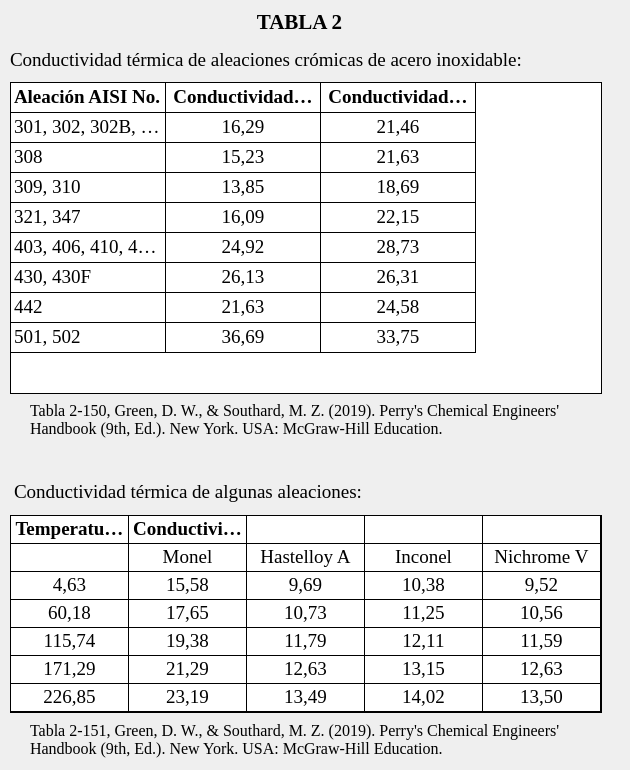
    <widget class="QWidget" name="main_widget" native="true">
     <property name="geometry">
      <rect>
       <x>0</x>
       <y>0</y>
       <width>630</width>
       <height>770</height>
      </rect>
     </property>
     <widget class="QTableWidget" name="table2_widget_0">
      <property name="geometry">
       <rect>
        <x>10</x>
        <y>82</y>
        <width>592</width>
        <height>312</height>
       </rect>
      </property>
      <property name="maximumSize">
       <size>
        <width>16777215</width>
        <height>16777215</height>
       </size>
      </property>
      <property name="font">
       <font>
        <family>Times New Roman</family>
        <pointsize>14</pointsize>
       </font>
      </property>
      <property name="styleSheet">
       <string notr="true">border:1px solid black;
gridline-color: black;</string>
      </property>
      <property name="editTriggers">
       <set>QAbstractItemView::NoEditTriggers</set>
      </property>
      <property name="showGrid">
       <bool>true</bool>
      </property>
      <property name="gridStyle">
       <enum>Qt::SolidLine</enum>
      </property>
      <property name="cornerButtonEnabled">
       <bool>true</bool>
      </property>
      <property name="rowCount">
       <number>9</number>
      </property>
      <property name="columnCount">
       <number>3</number>
      </property>
      <attribute name="horizontalHeaderVisible">
       <bool>false</bool>
      </attribute>
      <attribute name="horizontalHeaderDefaultSectionSize">
       <number>155</number>
      </attribute>
      <attribute name="horizontalHeaderStretchLastSection">
       <bool>false</bool>
      </attribute>
      <attribute name="verticalHeaderVisible">
       <bool>false</bool>
      </attribute>
      <attribute name="verticalHeaderCascadingSectionResizes">
       <bool>false</bool>
      </attribute>
      <attribute name="verticalHeaderDefaultSectionSize">
       <number>30</number>
      </attribute>
      <attribute name="verticalHeaderStretchLastSection">
       <bool>false</bool>
      </attribute>
      <row/>
      <row/>
      <row/>
      <row/>
      <row/>
      <row/>
      <row/>
      <row/>
      <row/>
      <column/>
      <column/>
      <column/>
      <item row="0" column="0">
       <property name="text">
        <string>Aleación AISI No.</string>
       </property>
       <property name="font">
        <font>
         <family>Times New Roman</family>
         <pointsize>14</pointsize>
         <weight>75</weight>
         <bold>true</bold>
        </font>
       </property>
      </item>
      <item row="0" column="1">
       <property name="text">
        <string>Conductividad
térmica (W/m.K)
100 ºC</string>
       </property>
       <property name="font">
        <font>
         <family>Times New Roman</family>
         <pointsize>14</pointsize>
         <weight>75</weight>
         <bold>true</bold>
        </font>
       </property>
       <property name="textAlignment">
        <set>AlignCenter</set>
       </property>
      </item>
      <item row="0" column="2">
       <property name="text">
        <string>Conductividad
térmica (W/m.K)
500 ºC</string>
       </property>
       <property name="font">
        <font>
         <family>Times New Roman</family>
         <pointsize>14</pointsize>
         <weight>75</weight>
         <bold>true</bold>
        </font>
       </property>
       <property name="textAlignment">
        <set>AlignCenter</set>
       </property>
      </item>
      <item row="1" column="0">
       <property name="text">
        <string>301, 302, 302B, 303, 304, 316</string>
       </property>
       <property name="font">
        <font>
         <family>Times New Roman</family>
         <pointsize>14</pointsize>
        </font>
       </property>
      </item>
      <item row="1" column="1">
       <property name="text">
        <string>16,29</string>
       </property>
       <property name="font">
        <font>
         <family>Times New Roman</family>
         <pointsize>14</pointsize>
        </font>
       </property>
       <property name="textAlignment">
        <set>AlignCenter</set>
       </property>
      </item>
      <item row="1" column="2">
       <property name="text">
        <string>21,46</string>
       </property>
       <property name="textAlignment">
        <set>AlignCenter</set>
       </property>
      </item>
      <item row="2" column="0">
       <property name="text">
        <string>308</string>
       </property>
       <property name="font">
        <font>
         <family>Times New Roman</family>
         <pointsize>14</pointsize>
        </font>
       </property>
      </item>
      <item row="2" column="1">
       <property name="text">
        <string>15,23</string>
       </property>
       <property name="font">
        <font>
         <family>Times New Roman</family>
         <pointsize>14</pointsize>
        </font>
       </property>
       <property name="textAlignment">
        <set>AlignCenter</set>
       </property>
      </item>
      <item row="2" column="2">
       <property name="text">
        <string>21,63</string>
       </property>
       <property name="textAlignment">
        <set>AlignCenter</set>
       </property>
      </item>
      <item row="3" column="0">
       <property name="text">
        <string>309, 310</string>
       </property>
       <property name="font">
        <font>
         <family>Times New Roman</family>
         <pointsize>14</pointsize>
        </font>
       </property>
      </item>
      <item row="3" column="1">
       <property name="text">
        <string>13,85</string>
       </property>
       <property name="font">
        <font>
         <family>Times New Roman</family>
         <pointsize>14</pointsize>
        </font>
       </property>
       <property name="textAlignment">
        <set>AlignCenter</set>
       </property>
      </item>
      <item row="3" column="2">
       <property name="text">
        <string>18,69</string>
       </property>
       <property name="textAlignment">
        <set>AlignCenter</set>
       </property>
      </item>
      <item row="4" column="0">
       <property name="text">
        <string>321, 347</string>
       </property>
       <property name="font">
        <font>
         <family>Times New Roman</family>
         <pointsize>14</pointsize>
        </font>
       </property>
      </item>
      <item row="4" column="1">
       <property name="text">
        <string>16,09</string>
       </property>
       <property name="font">
        <font>
         <family>Times New Roman</family>
         <pointsize>14</pointsize>
        </font>
       </property>
       <property name="textAlignment">
        <set>AlignCenter</set>
       </property>
      </item>
      <item row="4" column="2">
       <property name="text">
        <string>22,15</string>
       </property>
       <property name="textAlignment">
        <set>AlignCenter</set>
       </property>
      </item>
      <item row="5" column="0">
       <property name="text">
        <string>403, 406, 410, 414, 416</string>
       </property>
       <property name="font">
        <font>
         <family>Times New Roman</family>
         <pointsize>14</pointsize>
        </font>
       </property>
      </item>
      <item row="5" column="1">
       <property name="text">
        <string>24,92</string>
       </property>
       <property name="font">
        <font>
         <family>Times New Roman</family>
         <pointsize>14</pointsize>
        </font>
       </property>
       <property name="textAlignment">
        <set>AlignCenter</set>
       </property>
      </item>
      <item row="5" column="2">
       <property name="text">
        <string>28,73</string>
       </property>
       <property name="textAlignment">
        <set>AlignCenter</set>
       </property>
      </item>
      <item row="6" column="0">
       <property name="text">
        <string>430, 430F</string>
       </property>
       <property name="font">
        <font>
         <family>Times New Roman</family>
         <pointsize>14</pointsize>
        </font>
       </property>
      </item>
      <item row="6" column="1">
       <property name="text">
        <string>26,13</string>
       </property>
       <property name="font">
        <font>
         <family>Times New Roman</family>
         <pointsize>14</pointsize>
        </font>
       </property>
       <property name="textAlignment">
        <set>AlignCenter</set>
       </property>
      </item>
      <item row="6" column="2">
       <property name="text">
        <string>26,31</string>
       </property>
       <property name="textAlignment">
        <set>AlignCenter</set>
       </property>
      </item>
      <item row="7" column="0">
       <property name="text">
        <string>442</string>
       </property>
       <property name="font">
        <font>
         <family>Times New Roman</family>
         <pointsize>14</pointsize>
        </font>
       </property>
      </item>
      <item row="7" column="1">
       <property name="text">
        <string>21,63</string>
       </property>
       <property name="font">
        <font>
         <family>Times New Roman</family>
         <pointsize>14</pointsize>
        </font>
       </property>
       <property name="textAlignment">
        <set>AlignCenter</set>
       </property>
      </item>
      <item row="7" column="2">
       <property name="text">
        <string>24,58</string>
       </property>
       <property name="textAlignment">
        <set>AlignCenter</set>
       </property>
      </item>
      <item row="8" column="0">
       <property name="text">
        <string>501, 502</string>
       </property>
       <property name="font">
        <font>
         <family>Times New Roman</family>
         <pointsize>14</pointsize>
        </font>
       </property>
      </item>
      <item row="8" column="1">
       <property name="text">
        <string>36,69</string>
       </property>
       <property name="font">
        <font>
         <family>Times New Roman</family>
         <pointsize>14</pointsize>
        </font>
       </property>
       <property name="textAlignment">
        <set>AlignCenter</set>
       </property>
      </item>
      <item row="8" column="2">
       <property name="text">
        <string>33,75</string>
       </property>
       <property name="textAlignment">
        <set>AlignCenter</set>
       </property>
      </item>
     </widget>
     <widget class="QLabel" name="label_table_source_0">
      <property name="geometry">
       <rect>
        <x>30</x>
        <y>399</y>
        <width>531</width>
        <height>41</height>
       </rect>
      </property>
      <property name="font">
       <font>
        <family>Times New Roman</family>
        <pointsize>12</pointsize>
       </font>
      </property>
      <property name="text">
       <string>Tabla 2-150, Green, D. W., &amp; Southard, M. Z. (2019). Perry's Chemical Engineers'
Handbook (9th, Ed.). New York. USA: McGraw-Hill Education.</string>
      </property>
     </widget>
     <widget class="QLabel" name="label_table_description_1">
      <property name="geometry">
       <rect>
        <x>14</x>
        <y>481</y>
        <width>579</width>
        <height>21</height>
       </rect>
      </property>
      <property name="font">
       <font>
        <family>Times New Roman</family>
        <pointsize>14</pointsize>
       </font>
      </property>
      <property name="text">
       <string>Conductividad térmica de algunas aleaciones:</string>
      </property>
     </widget>
     <widget class="QTableWidget" name="table2_widget_1">
      <property name="geometry">
       <rect>
        <x>10</x>
        <y>515</y>
        <width>592</width>
        <height>198</height>
       </rect>
      </property>
      <property name="maximumSize">
       <size>
        <width>16777215</width>
        <height>16777215</height>
       </size>
      </property>
      <property name="font">
       <font>
        <family>Times New Roman</family>
        <pointsize>14</pointsize>
       </font>
      </property>
      <property name="styleSheet">
       <string notr="true">border:1px solid black;
gridline-color: black;</string>
      </property>
      <property name="editTriggers">
       <set>QAbstractItemView::NoEditTriggers</set>
      </property>
      <property name="showGrid">
       <bool>true</bool>
      </property>
      <property name="gridStyle">
       <enum>Qt::SolidLine</enum>
      </property>
      <property name="cornerButtonEnabled">
       <bool>true</bool>
      </property>
      <property name="rowCount">
       <number>7</number>
      </property>
      <property name="columnCount">
       <number>5</number>
      </property>
      <attribute name="horizontalHeaderVisible">
       <bool>false</bool>
      </attribute>
      <attribute name="horizontalHeaderDefaultSectionSize">
       <number>118</number>
      </attribute>
      <attribute name="horizontalHeaderStretchLastSection">
       <bool>false</bool>
      </attribute>
      <attribute name="verticalHeaderVisible">
       <bool>false</bool>
      </attribute>
      <attribute name="verticalHeaderCascadingSectionResizes">
       <bool>false</bool>
      </attribute>
      <attribute name="verticalHeaderDefaultSectionSize">
       <number>28</number>
      </attribute>
      <attribute name="verticalHeaderStretchLastSection">
       <bool>false</bool>
      </attribute>
      <row/>
      <row/>
      <row/>
      <row/>
      <row/>
      <row/>
      <row/>
      <column/>
      <column/>
      <column/>
      <column/>
      <column/>
      <item row="0" column="0">
       <property name="text">
        <string>Temperatura  (ºC)</string>
       </property>
       <property name="font">
        <font>
         <family>Times New Roman</family>
         <pointsize>14</pointsize>
         <weight>75</weight>
         <bold>true</bold>
        </font>
       </property>
       <property name="textAlignment">
        <set>AlignCenter</set>
       </property>
      </item>
      <item row="0" column="1">
       <property name="text">
        <string>Conductividad térmica (W/m.K)</string>
       </property>
       <property name="font">
        <font>
         <family>Times New Roman</family>
         <pointsize>14</pointsize>
         <weight>75</weight>
         <bold>true</bold>
        </font>
       </property>
       <property name="textAlignment">
        <set>AlignCenter</set>
       </property>
      </item>
      <item row="0" column="2">
       <property name="text">
        <string/>
       </property>
      </item>
      <item row="1" column="0">
       <property name="text">
        <string/>
       </property>
       <property name="font">
        <font>
         <family>Times New Roman</family>
         <pointsize>14</pointsize>
        </font>
       </property>
      </item>
      <item row="1" column="1">
       <property name="text">
        <string>Monel</string>
       </property>
       <property name="font">
        <font>
         <family>Times New Roman</family>
         <pointsize>14</pointsize>
        </font>
       </property>
       <property name="textAlignment">
        <set>AlignCenter</set>
       </property>
      </item>
      <item row="1" column="2">
       <property name="text">
        <string>Hastelloy A</string>
       </property>
       <property name="font">
        <font>
         <family>Times New Roman</family>
         <pointsize>14</pointsize>
        </font>
       </property>
       <property name="textAlignment">
        <set>AlignCenter</set>
       </property>
      </item>
      <item row="1" column="3">
       <property name="text">
        <string>Inconel</string>
       </property>
       <property name="font">
        <font>
         <family>Times New Roman</family>
         <pointsize>14</pointsize>
        </font>
       </property>
       <property name="textAlignment">
        <set>AlignCenter</set>
       </property>
      </item>
      <item row="1" column="4">
       <property name="text">
        <string>Nichrome V</string>
       </property>
       <property name="textAlignment">
        <set>AlignCenter</set>
       </property>
      </item>
      <item row="2" column="0">
       <property name="text">
        <string>4,63</string>
       </property>
       <property name="font">
        <font>
         <family>Times New Roman</family>
         <pointsize>14</pointsize>
        </font>
       </property>
       <property name="textAlignment">
        <set>AlignCenter</set>
       </property>
      </item>
      <item row="2" column="1">
       <property name="text">
        <string>15,58</string>
       </property>
       <property name="font">
        <font>
         <family>Times New Roman</family>
         <pointsize>14</pointsize>
        </font>
       </property>
       <property name="textAlignment">
        <set>AlignCenter</set>
       </property>
      </item>
      <item row="2" column="2">
       <property name="text">
        <string>9,69</string>
       </property>
       <property name="font">
        <font>
         <family>Times New Roman</family>
         <pointsize>14</pointsize>
        </font>
       </property>
       <property name="textAlignment">
        <set>AlignCenter</set>
       </property>
      </item>
      <item row="2" column="3">
       <property name="text">
        <string>10,38</string>
       </property>
       <property name="font">
        <font>
         <family>Times New Roman</family>
         <pointsize>14</pointsize>
        </font>
       </property>
       <property name="textAlignment">
        <set>AlignCenter</set>
       </property>
      </item>
      <item row="2" column="4">
       <property name="text">
        <string>9,52</string>
       </property>
       <property name="textAlignment">
        <set>AlignCenter</set>
       </property>
      </item>
      <item row="3" column="0">
       <property name="text">
        <string>60,18</string>
       </property>
       <property name="font">
        <font>
         <family>Times New Roman</family>
         <pointsize>14</pointsize>
        </font>
       </property>
       <property name="textAlignment">
        <set>AlignCenter</set>
       </property>
      </item>
      <item row="3" column="1">
       <property name="text">
        <string>17,65</string>
       </property>
       <property name="font">
        <font>
         <family>Times New Roman</family>
         <pointsize>14</pointsize>
        </font>
       </property>
       <property name="textAlignment">
        <set>AlignCenter</set>
       </property>
      </item>
      <item row="3" column="2">
       <property name="text">
        <string>10,73</string>
       </property>
       <property name="font">
        <font>
         <family>Times New Roman</family>
         <pointsize>14</pointsize>
        </font>
       </property>
       <property name="textAlignment">
        <set>AlignCenter</set>
       </property>
      </item>
      <item row="3" column="3">
       <property name="text">
        <string>11,25</string>
       </property>
       <property name="font">
        <font>
         <family>Times New Roman</family>
         <pointsize>14</pointsize>
        </font>
       </property>
       <property name="textAlignment">
        <set>AlignCenter</set>
       </property>
      </item>
      <item row="3" column="4">
       <property name="text">
        <string>10,56</string>
       </property>
       <property name="textAlignment">
        <set>AlignCenter</set>
       </property>
      </item>
      <item row="4" column="0">
       <property name="text">
        <string>115,74</string>
       </property>
       <property name="font">
        <font>
         <family>Times New Roman</family>
         <pointsize>14</pointsize>
        </font>
       </property>
       <property name="textAlignment">
        <set>AlignCenter</set>
       </property>
      </item>
      <item row="4" column="1">
       <property name="text">
        <string>19,38</string>
       </property>
       <property name="font">
        <font>
         <family>Times New Roman</family>
         <pointsize>14</pointsize>
        </font>
       </property>
       <property name="textAlignment">
        <set>AlignCenter</set>
       </property>
      </item>
      <item row="4" column="2">
       <property name="text">
        <string>11,79</string>
       </property>
       <property name="font">
        <font>
         <family>Times New Roman</family>
         <pointsize>14</pointsize>
        </font>
       </property>
       <property name="textAlignment">
        <set>AlignCenter</set>
       </property>
      </item>
      <item row="4" column="3">
       <property name="text">
        <string>12,11</string>
       </property>
       <property name="font">
        <font>
         <family>Times New Roman</family>
         <pointsize>14</pointsize>
        </font>
       </property>
       <property name="textAlignment">
        <set>AlignCenter</set>
       </property>
      </item>
      <item row="4" column="4">
       <property name="text">
        <string>11,59</string>
       </property>
       <property name="textAlignment">
        <set>AlignCenter</set>
       </property>
      </item>
      <item row="5" column="0">
       <property name="text">
        <string>171,29</string>
       </property>
       <property name="font">
        <font>
         <family>Times New Roman</family>
         <pointsize>14</pointsize>
        </font>
       </property>
       <property name="textAlignment">
        <set>AlignCenter</set>
       </property>
      </item>
      <item row="5" column="1">
       <property name="text">
        <string>21,29</string>
       </property>
       <property name="font">
        <font>
         <family>Times New Roman</family>
         <pointsize>14</pointsize>
        </font>
       </property>
       <property name="textAlignment">
        <set>AlignCenter</set>
       </property>
      </item>
      <item row="5" column="2">
       <property name="text">
        <string>12,63</string>
       </property>
       <property name="font">
        <font>
         <family>Times New Roman</family>
         <pointsize>14</pointsize>
        </font>
       </property>
       <property name="textAlignment">
        <set>AlignCenter</set>
       </property>
      </item>
      <item row="5" column="3">
       <property name="text">
        <string>13,15</string>
       </property>
       <property name="font">
        <font>
         <family>Times New Roman</family>
         <pointsize>14</pointsize>
        </font>
       </property>
       <property name="textAlignment">
        <set>AlignCenter</set>
       </property>
      </item>
      <item row="5" column="4">
       <property name="text">
        <string>12,63</string>
       </property>
       <property name="textAlignment">
        <set>AlignCenter</set>
       </property>
      </item>
      <item row="6" column="0">
       <property name="text">
        <string>226,85</string>
       </property>
       <property name="font">
        <font>
         <family>Times New Roman</family>
         <pointsize>14</pointsize>
        </font>
       </property>
       <property name="textAlignment">
        <set>AlignCenter</set>
       </property>
      </item>
      <item row="6" column="1">
       <property name="text">
        <string>23,19</string>
       </property>
       <property name="font">
        <font>
         <family>Times New Roman</family>
         <pointsize>14</pointsize>
        </font>
       </property>
       <property name="textAlignment">
        <set>AlignCenter</set>
       </property>
      </item>
      <item row="6" column="2">
       <property name="text">
        <string>13,49</string>
       </property>
       <property name="font">
        <font>
         <family>Times New Roman</family>
         <pointsize>14</pointsize>
        </font>
       </property>
       <property name="textAlignment">
        <set>AlignCenter</set>
       </property>
      </item>
      <item row="6" column="3">
       <property name="text">
        <string>14,02</string>
       </property>
       <property name="textAlignment">
        <set>AlignCenter</set>
       </property>
      </item>
      <item row="6" column="4">
       <property name="text">
        <string>13,50</string>
       </property>
       <property name="textAlignment">
        <set>AlignCenter</set>
       </property>
      </item>
     </widget>
     <widget class="QLabel" name="label_table">
      <property name="geometry">
       <rect>
        <x>10</x>
        <y>10</y>
        <width>579</width>
        <height>24</height>
       </rect>
      </property>
      <property name="font">
       <font>
        <family>Times New Roman</family>
        <pointsize>16</pointsize>
        <weight>75</weight>
        <bold>true</bold>
       </font>
      </property>
      <property name="text">
       <string>TABLA 2</string>
      </property>
      <property name="alignment">
       <set>Qt::AlignCenter</set>
      </property>
     </widget>
     <widget class="QLabel" name="label_table_description_0">
      <property name="geometry">
       <rect>
        <x>10</x>
        <y>34</y>
        <width>579</width>
        <height>51</height>
       </rect>
      </property>
      <property name="font">
       <font>
        <family>Times New Roman</family>
        <pointsize>14</pointsize>
       </font>
      </property>
      <property name="text">
       <string>Conductividad térmica de aleaciones crómicas de acero inoxidable:</string>
      </property>
     </widget>
     <widget class="QLabel" name="label_table_source_1">
      <property name="geometry">
       <rect>
        <x>30</x>
        <y>719</y>
        <width>531</width>
        <height>41</height>
       </rect>
      </property>
      <property name="font">
       <font>
        <family>Times New Roman</family>
        <pointsize>12</pointsize>
       </font>
      </property>
      <property name="text">
       <string>Tabla 2-151, Green, D. W., &amp; Southard, M. Z. (2019). Perry's Chemical Engineers'
Handbook (9th, Ed.). New York. USA: McGraw-Hill Education.</string>
      </property>
     </widget>
    </widget>
